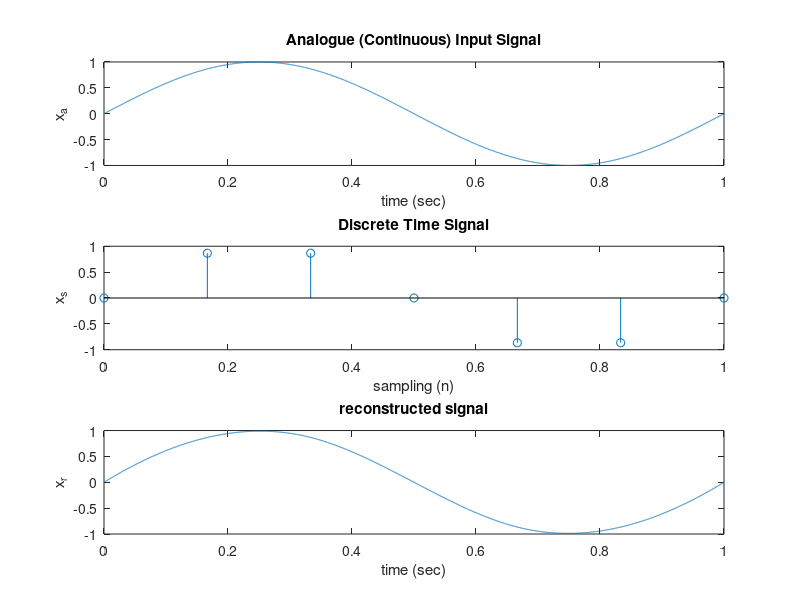

MATLAB code to generate this figure:
A=1 ;F=1; theta =0;
dt=0.0001;
t = 0:dt:1;
x_a= A *sin(2*pi*F*t +theta);
subplot(3,1,1)
plot(t,x_a);
xlabel('time (sec)');
ylabel('x_a');
title('Analogue (Continuous) Input Signal', 'Linewidth',5);
F_s = 6*F;T_s =1/F_s;
n = F_s;
n_1 = 0:T_s:n*T_s;
x_s = A*sin(2*pi*F*n_1 + theta);
subplot(3,1,2)
stem(n_1,x_s);
xlabel('sampling (n)');
ylabel('x_s');
title('Discrete Time Signal','LineWidth',5);
t_1=linspace(0,max(n_1),(max(n_1)/dt));
x_r = interp1(n_1,x_s,t_1,'spline');
subplot(3,1,3)
plot(t_1,x_r);
xlabel('time (sec)');
ylabel('x_r');
title('reconstructed signal','LineWidth',5)